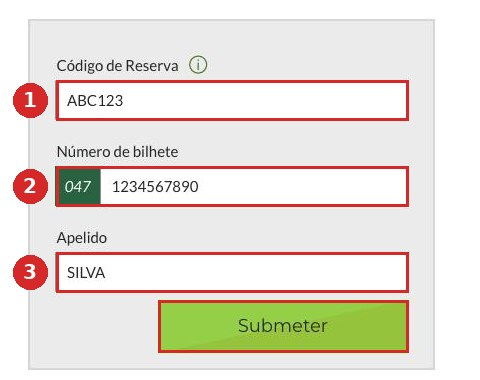
#> input picture tap/img/s1.jpg, 480 x 380 px, given in place of screenshot-1789307183642-1.jpg, which was not available
$ python annotate.py
#> lines starting #> are read from the running program, lines starting #| are printed output that depends on the picture; pictures that were not available may be replaced by others from this repository, and a replacement may not be noted
from PIL import Image, ImageDraw, ImageFont
import os

SRC_A = "/tmp/claude-chrome-screenshots-BWHMfU"
SRC_B = "/mnt/user-data/outputs/tap-docs"
OUT = "/home/claude/tapguide/img"

F = lambda s, b=False: ImageFont.truetype(
    "/usr/share/fonts/truetype/dejavu/DejaVuSans%s.ttf" % ("-Bold" if b else ""), s)

RED = (214, 40, 40)
MASK = (232, 232, 232)
MASKTXT = (130, 130, 130)

def redact(d, box, label=""):
    d.rectangle(box, fill=MASK)
    if label:
        f = F(15)
        d.text((box[0] + 6, box[1] + (box[3] - box[1]) / 2 - 9), label, font=f, fill=MASKTXT)

def frame(d, box, w=3):
    d.rectangle(box, outline=RED, width=w)

def badge(d, xy, n):
    r = 17
    x, y = xy
    d.ellipse([x - r, y - r, x + r, y + r], fill=RED)
    f = F(20, True)
    t = str(n)
    bb = d.textbbox((0, 0), t, font=f)
    d.text((x - (bb[2] - bb[0]) / 2, y - (bb[3] - bb[1]) / 2 - bb[1]), t, font=f, fill="white")

def arrow(d, a, b, w=4):
    import math
    d.line([a, b], fill=RED, width=w)
    ang = math.atan2(b[1] - a[1], b[0] - a[0])
    L = 14
    for s in (0.5, -0.5):
        d.line([b, (b[0] - L * math.cos(ang - s), b[1] - L * math.sin(ang - s))], fill=RED, width=w)

def build(name, src, crop, fn):
#> called with name = 's1.jpg', crop = (380, 70, 860, 450)
    im = Image.open(src).convert("RGB")
#> im is the input picture: PIL image 480x380 RGB; mean R, G, B 231.5, 225.2, 216.4
    d = ImageDraw.Draw(im)
    fn(d)
    im = im.crop(crop)
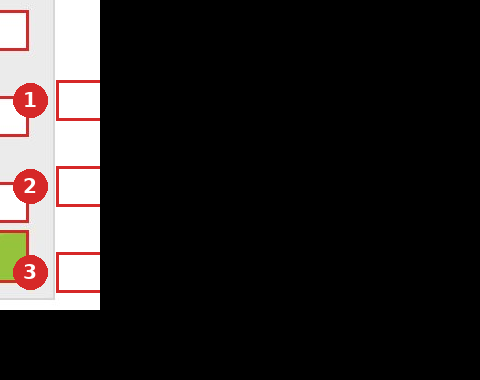
#> im: PIL image 480x380 RGB; mean R, G, B 40.6, 36.5, 35.8
    # scale to max width 1000
    if im.width > 1000:
        h = int(im.height * 1000 / im.width)
        im = im.resize((1000, h), Image.LANCZOS)
    im.save(os.path.join(OUT, name), quality=88)
    print(name, im.size)
#| s1.jpg (480, 380)

# --- 1. empty form
def a1(d):
    frame(d, (436, 150, 788, 190)); badge(d, (410, 170), 1)
    frame(d, (436, 236, 788, 276)); badge(d, (410, 256), 2)
    frame(d, (436, 322, 788, 362)); badge(d, (410, 342), 3)
    frame(d, (538, 370, 788, 422))
build("s1.jpg", f"{SRC_A}/screenshot-1789307183642-1.jpg", (380, 70, 860, 450), a1)

# --- 2. passengers + doc types
def a2(d):
    redact(d, (156, 244, 420, 274), "PASSAGEIRO 1")
    redact(d, (156, 282, 420, 312), "PASSAGEIRO 2")
    redact(d, (596, 244, 740, 274), "047........")
    redact(d, (596, 282, 740, 312), "047........")
    redact(d, (868, 244, 950, 274), "XXXXXX")
    redact(d, (868, 282, 950, 312), "XXXXXX")
    frame(d, (130, 230, 1090, 320))
    frame(d, (132, 428, 560, 462)); badge(d, (118, 445), 1)
    frame(d, (536, 458, 910, 492), 4); badge(d, (118, 475), 2)
    frame(d, (132, 488, 560, 520)); badge(d, (118, 504), 3)
    arrow(d, (700, 530), (760, 495))
build("s2.jpg", f"{SRC_B}/tap-2b-dados-fiscais-diferentes.jpg", (90, 150, 1130, 640), a2)
#> call 2 of build, with name = 's2.jpg', crop = (90, 150, 1130, 640)
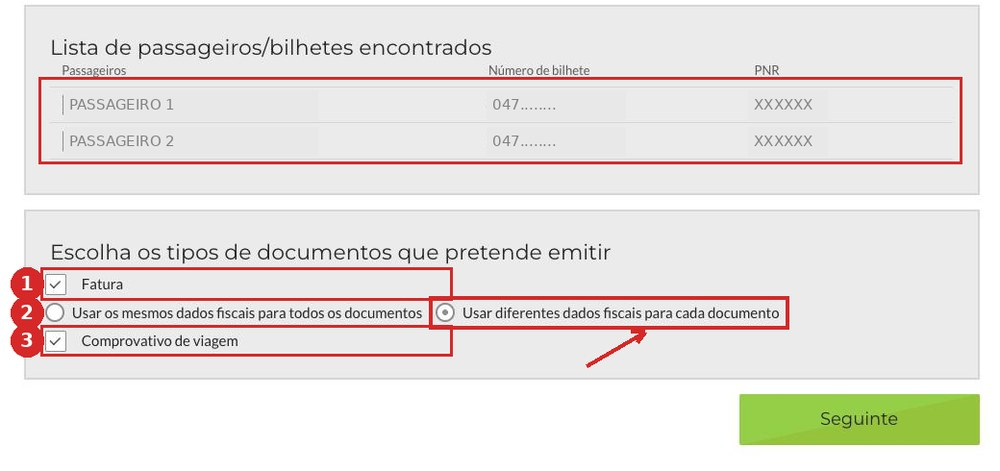
#> input picture tap/img/s2.jpg, 1000 x 471 px, given in place of tap-2b-dados-fiscais-diferentes.jpg, which was not available
#> in build, im is the input picture: PIL image 1000x471 RGB; mean R, G, B 232.8, 228.4, 224.9
#> in build (call 2), `im = im.crop(crop)`:
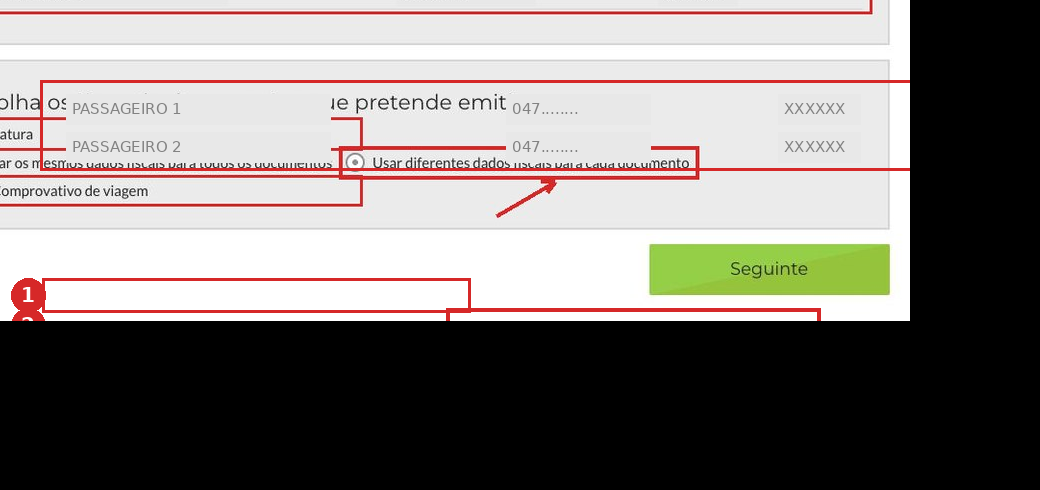
#> im: PIL image 1040x490 RGB; mean R, G, B 133.1, 128, 124.8
#> in build (call 2), `im = im.resize((1000, h), Image.LANCZOS)`:
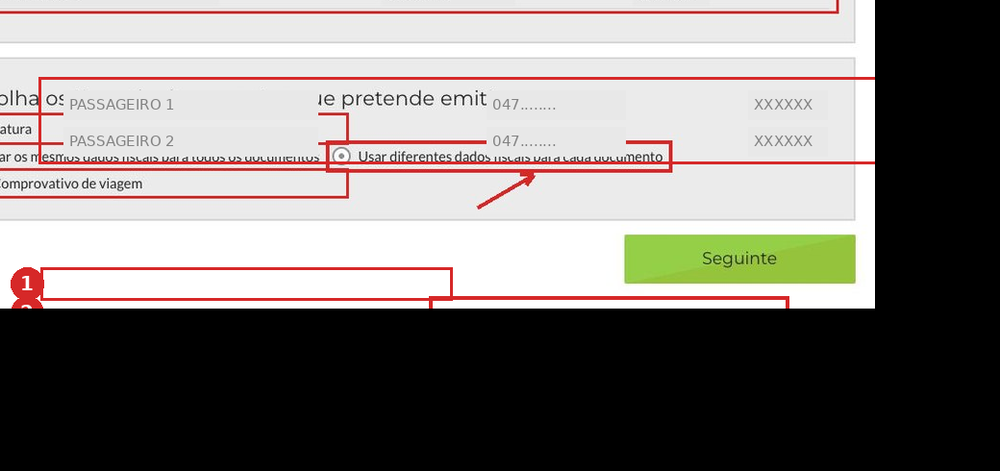
#> im: PIL image 1000x471 RGB; mean R, G, B 133.1, 128, 124.8
#| s2.jpg (1000, 471)

# --- 3. two NIF
def a3(d):
    redact(d, (143, 236, 400, 266), "PASSAGEIRO 1")
    redact(d, (143, 262, 400, 286), "047........")
    redact(d, (143, 430, 400, 460), "PASSAGEIRO 2")
    redact(d, (143, 456, 400, 480), "047........")
    frame(d, (468, 321, 756, 361)); badge(d, (442, 341), 1)
    frame(d, (468, 515, 756, 555)); badge(d, (442, 535), 2)
build("s3.jpg", f"{SRC_B}/tap-3b-dois-nifs.jpg", (100, 190, 1130, 670), a3)
#> call 3 of build, with name = 's3.jpg', crop = (100, 190, 1130, 670)
#> in build (call 3), `im = im.crop(crop)`:
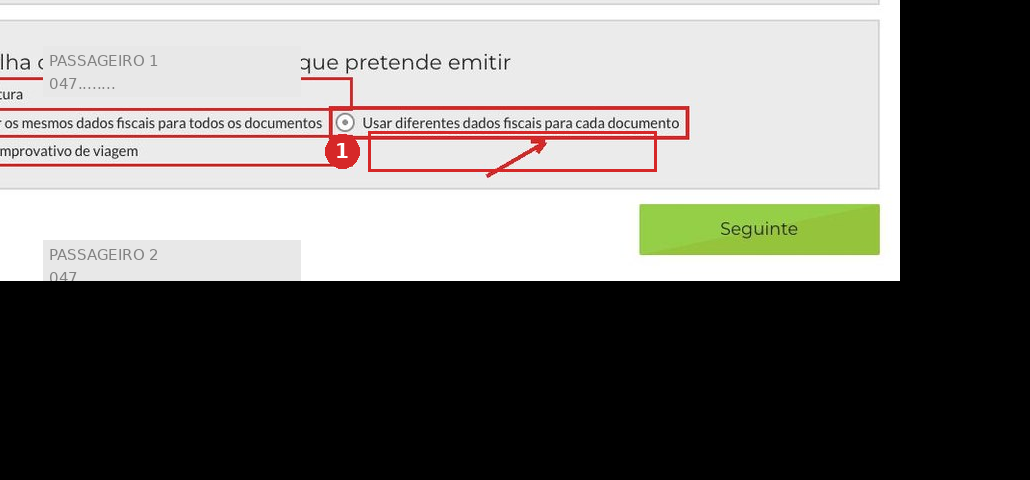
#> im: PIL image 1030x480 RGB; mean R, G, B 118.7, 116.8, 113.5
#| s3.jpg (1000, 466)

# --- 4. two emails
def a4(d):
    redact(d, (143, 186, 400, 214), "PASSAGEIRO 1")
    redact(d, (143, 216, 400, 236), "047........")
    redact(d, (468, 272, 756, 310), "NIF")
    redact(d, (143, 358, 543, 396), "NOME (automatico)")
    redact(d, (143, 554, 400, 582), "PASSAGEIRO 2")
    redact(d, (143, 584, 400, 604), "047........")
    redact(d, (468, 640, 756, 678), "NIF")
    redact(d, (143, 726, 543, 764), "NOME (automatico)")
    frame(d, (468, 272, 756, 310)); badge(d, (442, 291), 1)
    frame(d, (143, 443, 543, 483)); badge(d, (130, 420), 2)
build("s4.jpg", f"{SRC_B}/tap-4b-dois-emails.jpg", (100, 150, 1130, 530), a4)
#> (the run stopped early here; a loop or call above may not have finished)
